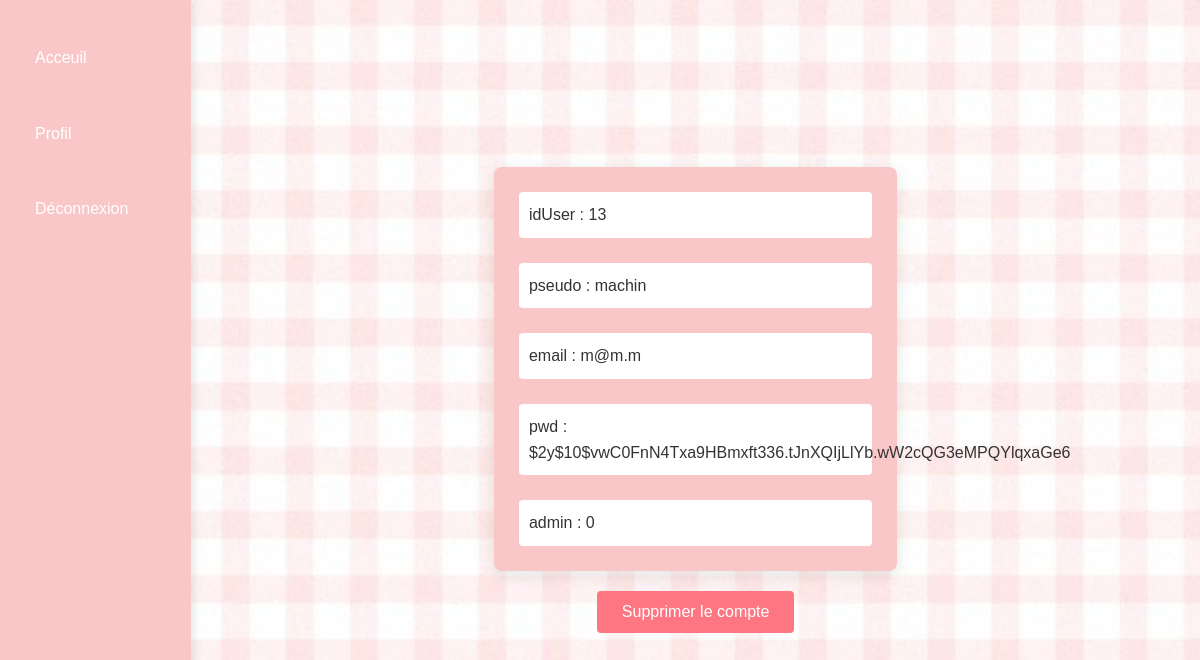
/profil2.php?users=machin, run on the app's committed database.
### tables this page shows
CREATE TABLE `users` (
  `idUser` int NOT NULL,
  `pseudo` varchar(255) NOT NULL,
  `email` varchar(255) NOT NULL,
  `pwd` varchar(255) NOT NULL,
  `admin` tinyint(1) NOT NULL DEFAULT '0'
);

### profil2.php (the view, shortened to what this page needs)
<?php
require('bdd.php');
$idUser = $_GET["users"] ?? null;
if ($idUser) {
    $stmt = $pdo->prepare("SELECT * FROM users WHERE pseudo = :idUser");
    $stmt->execute(["idUser" => $idUser]);
    $users = $stmt->fetch(PDO::FETCH_ASSOC);
} else {
    $users = false;
}
?>
<!DOCTYPE html>
<html lang="en">
<head>
    <link rel="stylesheet" href="profil.css">
</head>
<body>
        <div class="navbar">
            <?php $lien="articleFront.php?users=" . $_GET ["users"] ?>
            <a href=<?=$lien?> class="Acceuil">Acceuil</a>
            <?php $lien="profil2.php?users=" . $_GET ["users"] ?>
            <a href=<?=$lien?> class="Profil">Profil</a>
            <?php $lien="index.php?users=" . $_GET ["users"] ?>
            <a href=<?=$lien?> class="Déconnexion">Déconnexion</a>
        </div>
    <div class="info">
    <?php if ($users): ?>
        <ul>
            <?php foreach ($users as $index => $value): ?>
                <li> <?= htmlspecialchars($index) . " : " . htmlspecialchars($value); ?>  </li>
            <?php endforeach; ?>
        </ul>
        <?php $lien = "suppression_compte.php?id=" . urlencode($users["idUser"]); ?>
        <button><a href="<?= $lien ?>">Supprimer le compte</a></button>
        <?php else: ?>
            <p>No user found or invalid user ID.</p>
    <?php endif; ?>
    </div>
</body>
</html>

### profil.css (style rules this page uses)
* { margin: 0; padding: 0; box-sizing: border-box; font-family: "Arial", sans-serif; }
body { color: #333; font-size: 16px; line-height: 1.6; display: flex; height: 100vh; background-image: url(fond.jpg); background-size: cover; }
.navbar { width: 220px; height: 100vh; background-color: #f9c7c7; padding: 20px; box-shadow: 2px 0 10px rgba(0, 0, 0, 0.1); display: flex; flex-direction: column; }
.navbar a { display: block; color: #ffffff; text-decoration: none; padding: 15px; margin: 10px 0; border-radius: 8px; transition: background-color 0.3s, transform 0.3s; }
ul { list-style-type: none; background-color: #f9c7c7; border-radius: 8px; box-shadow: 0 4px 16px rgba(0, 0, 0, 0.1); width: 40%; }
ul li { margin: 25px; padding: 10px; background-color: #ffffff; border-radius: 4px; }
button { background-color: #ff7683; color: #ffffff; border: none; padding: 12px 25px; border-radius: 4px; font-size: 16px; cursor: pointer; transition: background-color 0.3s ease, transform 0.3s; margin-top: 20px; }
button a { color: #ffffff; text-decoration: none; }
.info { width: 100%; height: 100%; display: flex; flex-direction: column; align-items: center; justify-content: center; }

### data on the page
users: idUser "13", pseudo "machin", email "m@m.m", pwd "$2y$10$vwC0FnN4Txa9HBmxft336.tJnXQIjLlYb.wW2cQG3eMPQYlqxaGe6", admin "0"

### other printed values
$index "idUser"
$index "pseudo"
$index "email"
$index "pwd"
$index "admin"
